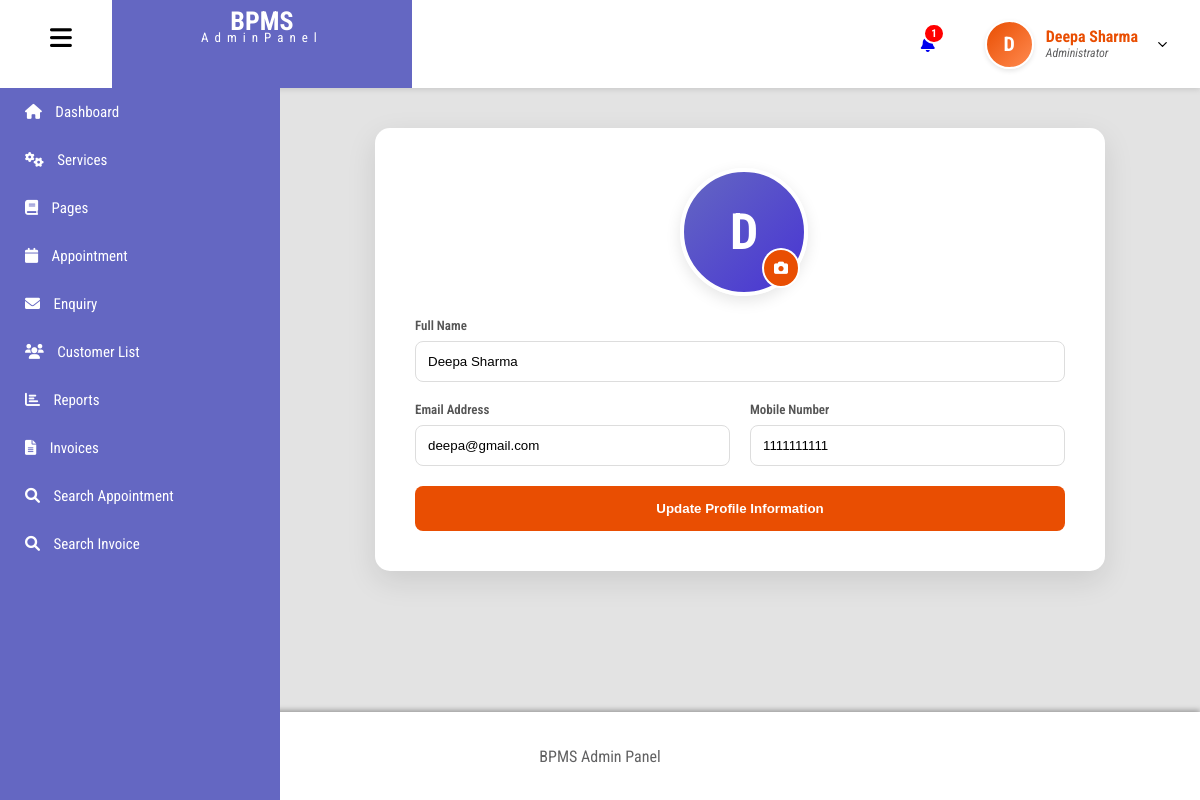
The app's page /admin/admin-profile.php (signed in) with its own data.
### tables this page shows
CREATE TABLE `tblusers` (
  `id` int(11) NOT NULL,
  `FullName` varchar(100) DEFAULT NULL,
  `email` varchar(100) NOT NULL,
  `Image` varchar(200) DEFAULT NULL,
  `password` varchar(255) NOT NULL,
  `role` enum('admin','user') NOT NULL,
  `created_at` timestamp NOT NULL DEFAULT current_timestamp(),
  `MobileNumber` varchar(15) DEFAULT NULL
);

### admin/admin-profile.php (the view, shortened to what this page needs)
<?php
include('includes/dbconnection.php');
if (!isset($_SESSION['bpmsaid']) || strlen($_SESSION['bpmsaid']) == 0) {
    header('location:../Home/index.php');
    exit();
} else {
?>
<!DOCTYPE html>
<html lang="en">
<head>
    <link rel="stylesheet" href="https://cdnjs.cloudflare.com/ajax/libs/font-awesome/6.0.0/css/all.min.css">
    <link rel="stylesheet" href="includes/header.css">
    <link rel="stylesheet" href="includes/sidebar.css">
</head>
<body>
<?php include_once('includes/header.php'); ?>
<?php include_once('includes/sidebar.php'); ?>
<main class="main-content">
    <div class="profile-card">
        <?php
        $ret = mysqli_query($con, "SELECT * FROM tblusers WHERE id='$adminid'");
        while ($row = mysqli_fetch_array($ret)) {
            $initial = strtoupper(substr($row['FullName'], 0, 1));
            $userImg = $row['Image'];
        ?>
        <form method="post" enctype="multipart/form-data">
            <div class="avatar-container">
                <?php if(empty($userImg)): ?>
                    <div class="profile-avatar"><?php echo $initial; ?></div>
                <?php endif; ?>
                <div class="upload-btn-wrapper">
                    <label class="cam-icon" title="Change Photo">
                        <i class="fa fa-camera"></i>
                    </label>
                </div>
            </div>
            <div class="form-grid">
                <div class="form-group full-width">
                    <label>Full Name</label>
                    <input type="text" class="form-control" name="adminname" value="<?php echo $row['FullName'];?>" required>
                </div>
                <div class="form-group">
                    <label>Email Address</label>
                    <input type="email" class="form-control" name="email" value="<?php echo $row['email'];?>" required>
                </div>
                <div class="form-group">
                    <label>Mobile Number</label>
                    <input type="text" class="form-control" name="mobilenumber" value="<?php echo $row['MobileNumber'];?>" required maxlength="10">
                </div>
            </div>
            <button type="submit" name="submit" class="btn-update">Update Profile Information</button>
        </form>
        <?php } ?>
    </div>
</main>
<?php include 'includes/footer.php'; ?>
</body>
</html>
<?php } ?>

### admin/includes/header.php (shortened to what this page needs)
<?php
include_once('includes/dbconnection.php');
$adminid = $_SESSION['bpmsaid'];
$headerQuery = mysqli_query($con, "SELECT FullName, Image FROM tblusers WHERE id='$adminid'");
$adminData = mysqli_fetch_array($headerQuery);
$fullName = !empty($adminData['FullName']) ? $adminData['FullName'] : "Admin";
$adminImage = $adminData['Image'];
$initial = strtoupper(substr($fullName, 0, 1));
$ret = mysqli_query($con, "SELECT ID FROM tblappointment WHERE Status='Pending' OR Status='' OR Status='0'");
$new_count = mysqli_num_rows($ret);
?>
<!DOCTYPE html>
<html lang="en">
<head>
  <link rel="stylesheet" href="https://cdnjs.cloudflare.com/ajax/libs/font-awesome/6.0.0/css/all.min.css">
  <link rel="stylesheet" href="includes/header.css">
</head>
<body>
<header id="header">
  <div class="logo">
    <i class="fa-solid fa-bars" id="hamburger"></i>
    <div class="logo2">
      <h1>BPMS</h1>
      <p>AdminPanel</p>
    </div>
  </div>
  <div class="icon">
    <div class="bell">
      <a href="new-appointment.php" style="position: relative; text-decoration: none;">
        <i class="fa-solid fa-bell"></i>
        <?php if($new_count > 0): ?>
          <span class="notification-badge"><?php echo $new_count; ?></span>
        <?php endif; ?>
      </a>
    </div>
    <div class="admin-profile-container" style="position: relative; display: flex; align-items: center;">
      <div class="user" onclick="toggleDropdown()" style="cursor: pointer;">
        <div class="avatar-circle">
            <?php if(empty($adminImage)): ?>
                <?php echo $initial; ?>
            <?php else: ?>
                <img src="images/<?php echo $adminImage; ?>" alt="Admin Profile" class="profile-pic">
            <?php endif; ?>
        </div>
        <div class="user-text">
          <h3><?php echo $fullName; ?></h3>
          <p>Administrator</p>
        </div>
        <img src="images/dropdown.svg" alt="dropdown" id="drop-arrow" style="transition: transform 0.3s;">
      </div>
    </div>
  </div>
</header>
</body>
</html>

### admin/includes/header.css (style rules this page uses)
body { font-family: 'Roboto Condensed', sans-serif; margin: 0; padding: 0; background-color: #e3e3e3; }
#header { display: flex; justify-content: space-between; height: 11vh; background-color: white; box-shadow: 0 2px 5px rgb(181, 176, 176); position: sticky; top: 0; z-index: 1000; }
.logo { display: flex; gap: 40px; }
.logo i { font-size: 25px; padding-top: 25px; margin-left: 50px; cursor: pointer; }
.logo2 { width: 300px; height: 11vh; text-align: center; background-color: #6467c2; color: white; line-height: 12px; font-size: 13px; }
.logo2 h1 { margin: 15px 0 5px 0; }
.logo2 p { letter-spacing: 6px; margin: 0; }
.icon { display: flex; }
.bell { padding: 30px 50px; display: flex; align-items: center; }
.notification-badge { position: absolute; top: -12px; right: -10px; background-color: #ff0000; color: white; font-size: 11px; padding: 2px 6px; border-radius: 50%; font-weight: bold; border: 2px solid white; }
.user { display: flex; gap: 12px; padding-right: 30px; align-items: center; height: 100%; }
.avatar-circle { width: 45px; height: 45px; border-radius: 50%; background: linear-gradient(135deg, #e94e02, #ff8a50); color: white; display: flex; align-items: center; justify-content: center; font-weight: bold; font-size: 20px; overflow: hidden; border: 2px solid #fff; box-shadow: 0 2px 5px rgba(0,0,0,0.1); }
.user-text { line-height: 1.2; }
.user-text h3 { color: #e94e02; margin: 0; font-size: 16px; }
.user-text p { font-style: italic; color: rgb(97, 97, 98); margin: 0; font-size: 12px; }
.user img#drop-arrow { width: 15px; margin-left: 5px; }

### admin/includes/sidebar.css (style rules this page uses)
#header { position: fixed; top: 0; left: 0; height: 11vh; width: 100%; background: #ffffff; display: flex; justify-content: space-between; align-items: center; box-shadow: 0 2px 5px #ccc; z-index: 2000; }

### admin/admin-profile.php (style rules this page uses)
body { background-color: #f4f7f6; font-family: 'Poppins', sans-serif; margin: 0; }
.main-content { padding: 40px; margin-left: 280px; margin-top: 11vh; min-height: 89vh; box-sizing: border-box; }
.profile-card { background: #fff; padding: 40px; border-radius: 15px; box-shadow: 0 10px 30px rgba(0,0,0,0.1); max-width: 650px; margin: 0 auto; }
.avatar-container { position: relative; width: 120px; height: 120px; margin: 0 auto 30px; }
.profile-avatar { width: 120px; height: 120px; border-radius: 50%; object-fit: cover; background: linear-gradient(135deg, #6467c2, #4834d4); color: white; display: flex; align-items: center; justify-content: center; font-size: 50px; font-weight: bold; border: 4px solid #fff; box-shadow: 0 5px 15px rgba(0,0,0,0.1); }
.upload-btn-wrapper { position: absolute; bottom: 0; right: 0; }
.cam-icon { background: #e94e02; color: white; padding: 10px; border-radius: 50%; cursor: pointer; font-size: 14px; border: 2px solid #fff; display: block; }
.form-grid { display: grid; grid-template-columns: 1fr 1fr; gap: 20px; }
.full-width { grid-column: span 2; }
.form-group label { display: block; margin-bottom: 8px; font-weight: 600; color: #555; font-size: 13px; }
.form-control { width: 100%; padding: 12px; border: 1px solid #ddd; border-radius: 8px; box-sizing: border-box; }
.btn-update { background: #e94e02; color: white; border: none; padding: 15px; border-radius: 8px; width: 100%; cursor: pointer; font-weight: bold; margin-top: 20px; }

### records on screen
tblusers: FullName "D", FullName "Deepa Sharma", adminname "Deepa Sharma", email "deepa@gmail.com", mobilenumber "1111111111"

### other values on screen
$new_count "1"
